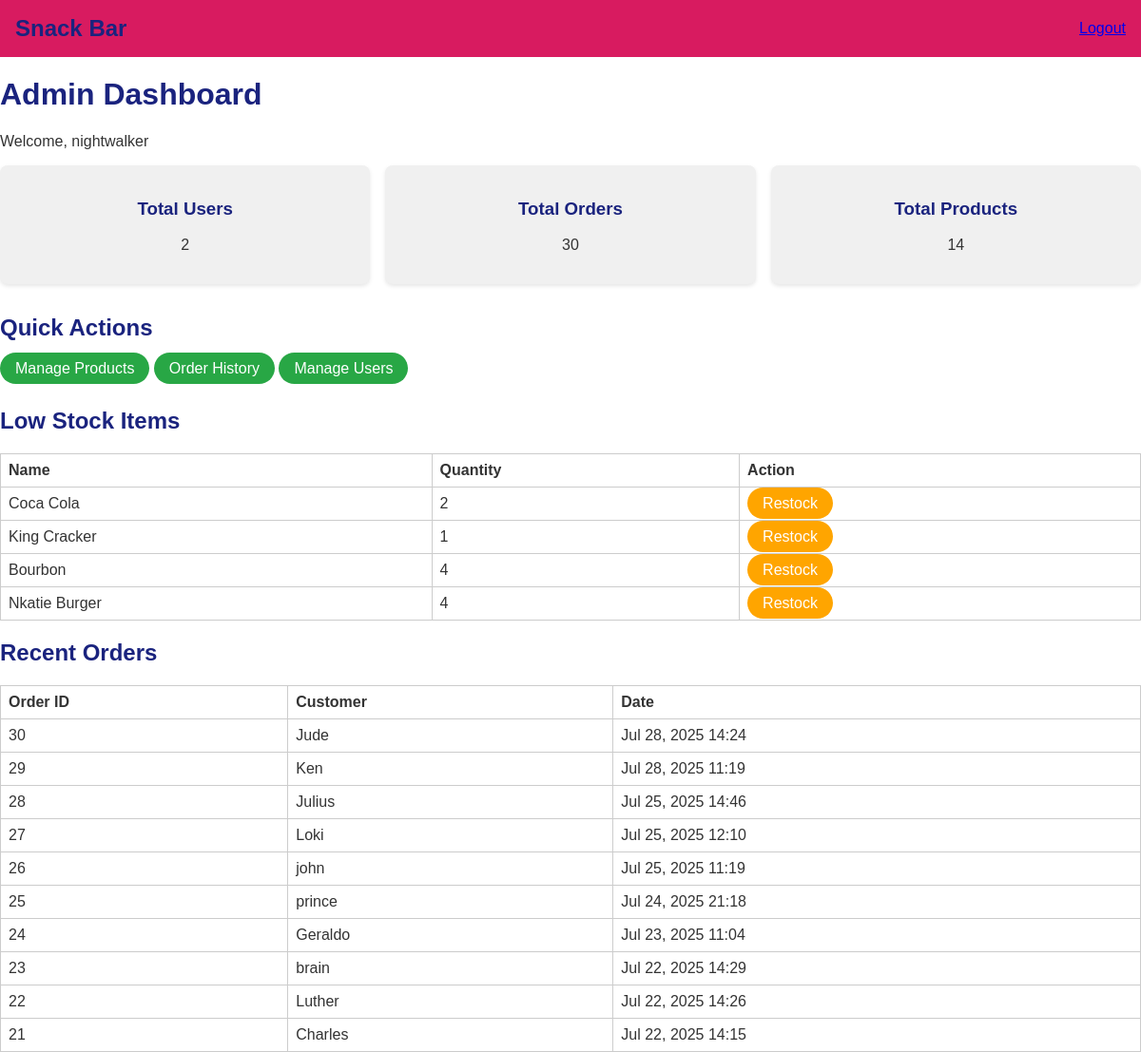
The page /admin-panel/ (signed in) on the database as committed earlier.
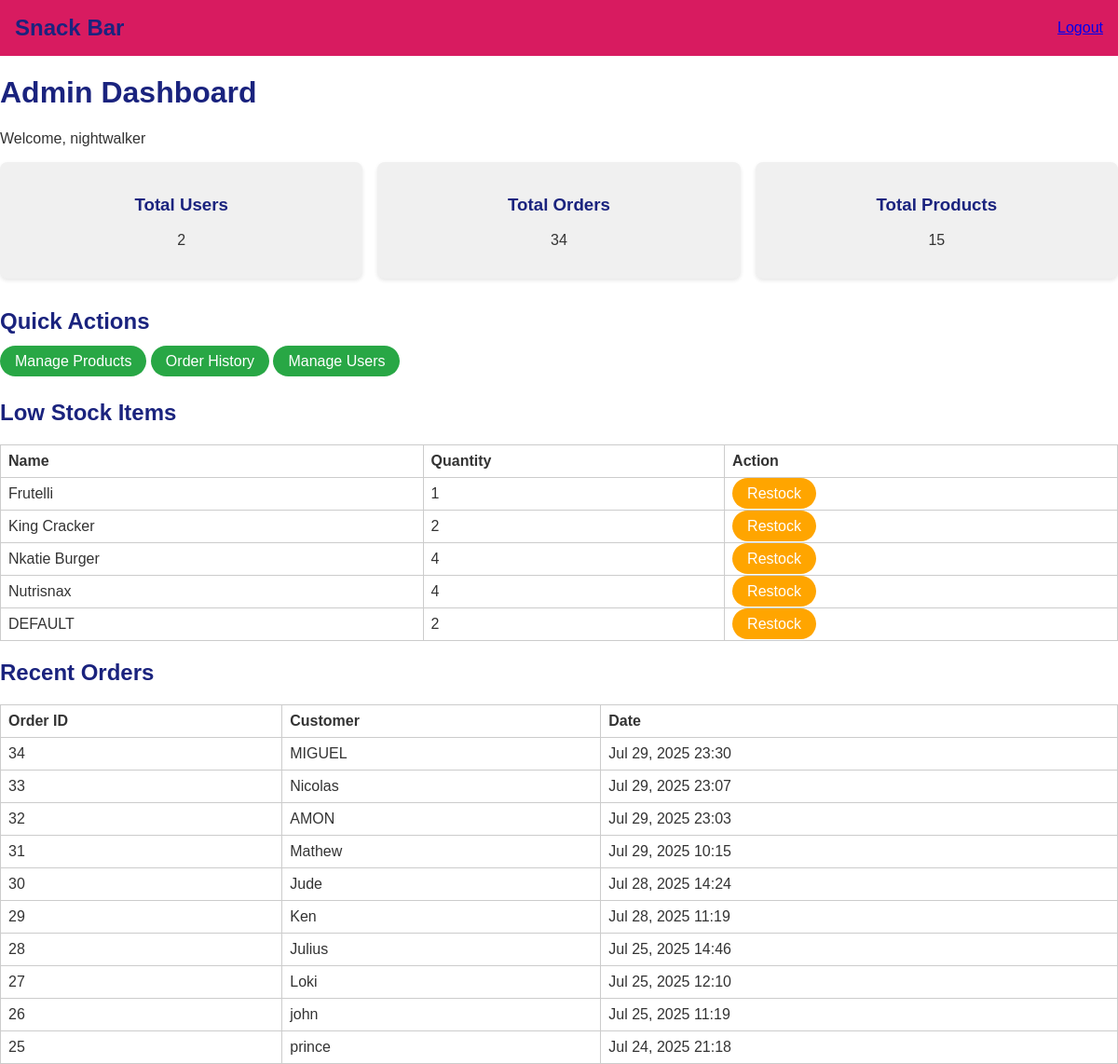
The same page on the database as committed later.
### main/models.py (models this page shows, shortened)
class MenuItem(models.Model):
    CATEGORY_CHOICES = [
        ('biscuits', 'Biscuits'),
        ('drinks', 'Drinks'),
    ]
    name = models.CharField(max_length=100)
    price = models.DecimalField(max_digits=6, decimal_places=2)
    description = models.TextField(blank=True)
    quantity = models.PositiveIntegerField(default=0)
    image = models.ImageField(upload_to='menu_images/')
    category = models.CharField(max_length=30, choices=CATEGORY_CHOICES, default='drinks')

class Order(models.Model):
    customer_name = models.CharField(max_length=100)
    created_at = models.DateTimeField(auto_now_add=True)

### main/views.py (the view)
# urls.py: path('admin-panel/', views.admin_dashboard, name='admin_dashboard'),
@login_required(login_url='login')
@user_passes_test(is_admin_user)
def admin_dashboard(request):
    total_orders = Order.objects.count()
    total_users = User.objects.count()
    total_products = MenuItem.objects.count()
    low_stock_items = MenuItem.objects.filter(quantity__lt=5)
    recent_orders = Order.objects.order_by('-created_at')[:10]
    context = {
        'total_orders': total_orders,
        'total_users': total_users,
        'total_products': total_products,
        'low_stock_items': low_stock_items,
        'recent_orders': recent_orders,
    }
    return render(request, 'main/admin_dashboard.html', context)

### main/views.py (called while the page is built)
def is_admin_user(user):
    return user.is_staff or user.is_superuser

### main/templates/main/admin_dashboard.html (shortened to what this page needs)
{% load static %}
<!DOCTYPE html>
<html lang="en">
<head>
    <link rel="stylesheet" href="{% static 'main/style.css' %}">
</head>
<body>
    <nav>
        <h1>Snack Bar</h1>
        <ul>
           {% if user.is_authenticated and user.is_staff %}
             <a href="{% url 'logout' %}">Logout</a>
           {% endif %}
        </ul>
    </nav>
    <main>
            <div class="admin-header">
              <h1>Admin Dashboard</h1>
              <p>Welcome, {{ request.user.username }}</p>
            </div>
            <div class="stats" style="display: flex; gap: 1rem; margin-bottom: 2rem;">
              <div class="card">
                <h3>Total Users</h3>
                <p>{{ total_users }}</p>
              </div>
              <div class="card">
                <h3>Total Orders</h3>
                <p>{{ total_orders }}</p>
              </div>
              <div class="card">
                <h3>Total Products</h3>
                <p>{{ total_products }}</p>
              </div>
            </div>
            <h2>Quick Actions</h2>
            <div class="actions" style="margin-bottom: 2rem;">
              <a href="{% url 'product_list' %}" style="padding: 0.5rem 1rem; background-color: #28a745; color: white; text-decoration: none; border-radius: 20px;" class="btn btn-info">Manage Products</a>
              <a href="{% url 'order_history' %}" style="padding: 0.5rem 1rem; background-color: #28a745; color: white; text-decoration: none; border-radius: 20px;">Order History</a>
              <a href="{% url 'user_list' %}" style="padding: 0.5rem 1rem; background-color: #28a745; color: white; text-decoration: none; border-radius: 20px;">Manage Users</a>
            </div>
            <h2>Low Stock Items</h2>
            <table>
              <tr><th>Name</th><th>Quantity</th><th>Action</th></tr>
              {% for item in low_stock_items %}
                <tr>
                  <td>{{ item.name }}</td>
                  <td>{{ item.quantity }}</td>
                  <td>
                    <a href="{% url 'restock_product' item.id %}" style="padding: 0.5rem 1rem; background-color: orange; color: white; text-decoration: none; border-radius: 20px;" class="btn btn-warning btn-sm">Restock</a>
                  </td>
                </tr>
              {% empty %}
                <tr><td colspan="3">All items sufficiently stocked.</td></tr>
              {% endfor %}
            </table>
            <h2>Recent Orders</h2>
            <table>
              <tr><th>Order ID</th><th>Customer</th><th>Date</th></tr>
              {% for order in recent_orders %}
                <tr>
                  <td>{{ order.id }}</td>
                  <td>{{ order.customer_name }}</td>
                  <td>{{ order.created_at|date:"M d, Y H:i" }}</td>
                </tr>
              {% empty %}
                <tr><td colspan="3">No recent orders found.</td></tr>
              {% endfor %}
            </table>
    </main>
</body>
</html>

Rows that differ between the two databases and show on the page:
no longer on this page (row edited): MenuItem: name "Coca Cola", quantity "2"
no longer on this page (row edited): MenuItem: name "Bourbon", quantity "4"
no longer on this page (row unchanged): Order: id "24", customer_name "Geraldo", created_at "Jul 23, 2025 11:04"
no longer on this page (row unchanged): Order: id "23", customer_name "brain", created_at "Jul 22, 2025 14:29"
no longer on this page (row unchanged): Order: id "22", customer_name "Luther", created_at "Jul 22, 2025 14:26"
no longer on this page (row unchanged): Order: id "21", customer_name "Charles", created_at "Jul 22, 2025 14:15"
now on this page (row edited): MenuItem: name "Frutelli", quantity "1"
changed MenuItem "King Cracker": quantity "1" → "2"
now on this page (row edited): MenuItem: name "Nutrisnax", quantity "4"
added MenuItem: name "DEFAULT", quantity "2"
added Order: id "34", customer_name "MIGUEL", created_at "Jul 29, 2025 23:30"
added Order: id "33", customer_name "Nicolas", created_at "Jul 29, 2025 23:07"
added Order: id "32", customer_name "AMON", created_at "Jul 29, 2025 23:03"
added Order: id "31", customer_name "Mathew", created_at "Jul 29, 2025 10:15"
Other text that changed with them:
{{ total_orders }}: "30" → "34"
{{ total_products }}: "14" → "15"
